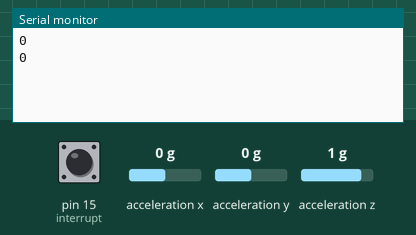
Recording of a sketch running on a simulated Arduino Uno, built with avr-gcc and run on an emulated ATmega328P. Parts: the last lines printed to the serial monitor. Wiring (inferred from the names in the program): ADXL345 accelerometer at I2C address 0x53. The inputs (shaded band) are chosen by the test bench; at power-on: pin 15 (interrupt) LOW, acceleration x 0 g, acceleration y 0 g, acceleration z 1 g.

Above: at 1.2 s.
1.3 s: pin 15 (interrupt) pulled HIGH for 1.2 s
At 2.17 s:
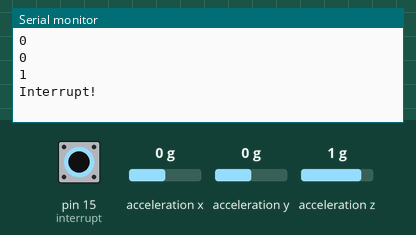
At 2.9 s:
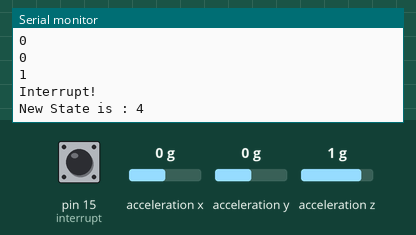

The sketch:

helper.ino
```cpp
/*
    Arduino and ADXL345 Accelerometer Tutorial
     by Dejan, https://howtomechatronics.com
*/
#include <Wire.h>  // Wire library - used for I2C communication
int ADXL345 = 0x53; // The ADXL345 sensor I2C address
int RTC = 0x68;

int state = -1; //-1 is first time startup, otherwise all other states are
int currtime = 0;

int interrupt = 15;

void setup() {
  Serial.begin(9600); // Initiate serial communication for printing the results on the Serial monitor

  pinMode(interrupt, INPUT);

  if (state == -1) {//First Time Setup:
      Wire.begin(); // Initiate the Wire library
      // Set ADXL345 in measuring mode
      Wire.beginTransmission(ADXL345); // Start communicating with the device
      Wire.write(0x2D); // Access/ talk to POWER_CTL Register - 0x2D
      // Enable measurement
      Wire.write(8); // (8dec -> 0000 1000 binary) Bit D3 High for measuring enable
      Wire.endTransmission();
      delay(10);

      // Change Range to +- 4g
      //Wire.beginTransmission(ADXL345);
      //Wire.write(0x31);
      //Wire.write(1); //(1dec -> 000 0001 binary) Bit D0 High for +-4g range, additional overhead for interrupt
      //Wire.endTransmission();
      //delay(10);

      //set interrupt activity threshold
      Wire.beginTransmission(ADXL345);
      Wire.write(0x24); //activity threshold register
      Wire.write(35); //(any change of over 50 in x y or z gets detected as interrupt)
      Wire.endTransmission();
      delay(10);

      //enable relative interrupts on all axis
      Wire.beginTransmission(ADXL345);
      Wire.write(0x27);
      Wire.write(240); //( -> 1111 0000 binary) Bit D7-4 to High to enable relative thresholding on all axis
      Wire.endTransmission();
      delay(10);

      //enable interrupts to trigger INT1
      Wire.beginTransmission(ADXL345);
      Wire.write(0x2F);
      Wire.write(0); //
      Wire.endTransmission();
      delay(10);

      //Enable Interrupts on ADXL
      Wire.beginTransmission(ADXL345);
      Wire.write(0x2E); //enable activity interrupt register
      Wire.write(20); //(20dec -> 0001 0000 binary) Bit D4 High for enabling activity interrupt
      Wire.endTransmission();
      delay(10);

      //enable RTC:
//      Wire.beginTransmission(RTC);
//      Wire.write(0); //stop Oscillator
//      //Initalize to Time = 0
//      Wire.write(0);
//      Wire.write(0);
//      Wire.write(0);
//      Wire.write(0);
//      Wire.write(0);
//      Wire.write(0);
//      Wire.write(0);
//      Wire.write(0); //start
//      Wire.endTransmission();
//      delay(10);
  }


}
void loop() {
  int buttonState = 0;
  buttonState = digitalRead(interrupt);
  Serial.println(buttonState);
  if (buttonState == HIGH){
    Serial.println("Interrupt!");
    //disable interrupt
    Wire.beginTransmission(ADXL345);
    Wire.write(0x2E); //enable activity interrupt register
    Wire.write(0); //(20dec -> 0001 0000 binary) Bit D4 High for enabling activity interrupt
    Wire.endTransmission();
    delay(10);

    //clear interrupt
    Wire.beginTransmission(ADXL345);
    Wire.write(0x30); //read interrupt source register
    Wire.endTransmission(false);
    Wire.requestFrom(ADXL345, 1,true); //clear the interrupt
    Wire.endTransmission();
    delay(10);

    //get state
    delay(100); //wait for cube to be replaced
    state = getstate();
    Serial.print("New State is : ");
    Serial.println(state);
    //currtime = gettime();
    delay(10);
    //renable interrupt
    Wire.beginTransmission(ADXL345);
    Wire.write(0x2E); //enable activity interrupt register
    Wire.write(20); //(20dec -> 0001 0000 binary) Bit D4 High for enabling activity interrupt
    Wire.endTransmission();
    delay(10);

  }
  delay(1000);
}

int b2signedint(int b){
  if ((b >> 10)&1 == 1) {
    return -((~b + 1)&1023);
  }
  return b;
}

byte bcdToDec(byte val)
{
  return ( (val/16*10) + (val%16) );
};

byte decToBcd(byte val){
// Convert normal decimal numbers to binary coded decimal
  return ( (val/10*16) + (val%10) );
};

int getstate(){
  int X_out, Y_out, Z_out;
  int state = -1;
  Wire.beginTransmission(ADXL345);
  Wire.write(0x32); // Start with register 0x32 (ACCEL_XOUT_H)
  Wire.endTransmission(false);
  Wire.requestFrom(ADXL345, 6, true); // Read 6 registers total, each axis value is stored in 2 registers
  X_out = ( Wire.read()| Wire.read() << 8); // X-axis value
  X_out = b2signedint(X_out);
  //X_out = X_out/256; //For a range of +-2g, we need to divide the raw values by 256, according to the datasheet
  Y_out = ( Wire.read()| Wire.read() << 8); // Y-axis value
  Y_out = b2signedint(Y_out);
  //Y_out = Y_out/256;
  Z_out = ( Wire.read()| Wire.read() << 8); // Z-axis value
  Z_out = b2signedint(Z_out);
  if (abs(X_out) > abs(Z_out)){
    if (abs(X_out) > abs(Y_out)) {
      if (X_out > 0) {
        state = 0;
      }
      else {
        state = 1;
      }
    }
    else {
      if (Y_out > 0) {
        state = 2;
      }
      else {
        state = 3;
      }
    }
  }
  else {
    if (abs(Z_out) > abs(Y_out)) {
      if (Z_out > 0) {
        state = 4;
      }
      else {
        state = 5;
      }
    }
    else {
      if (Y_out > 0) {
        state = 2;
      }
      else {
        state = 3;
      }
    }
  }
  return state;
}

int gettime() {
  Wire.beginTransmission(RTC);
  Wire.write(0);
  Wire.endTransmission();
  Wire.write(0);
  if (Wire.requestFrom(RTC, 7, true) == 7) {
    Serial.print(bcdToDec(Wire.read() & 0x7f));
    Serial.print(" seconds, ");
    Serial.print(bcdToDec(Wire.read()));
    Serial.print(" minutes, ");
    Serial.print(bcdToDec(Wire.read() & 0x3f));
    Serial.print(" hours, ");
    Serial.print(bcdToDec(Wire.read()));
    Serial.print(" day of week, ");
    Serial.print(bcdToDec(Wire.read()));
    Serial.print(" day, ");
    Serial.print(bcdToDec(Wire.read()));
    Serial.print(" month, ");
    Serial.print(bcdToDec(Wire.read())+2000);
    Serial.println(" year");
  }
  else{
    Serial.println(F("Failed to get RTC date and time"));
  };

  return 1;
}
```

Measured:
- after the input at 1.3 s, the serial monitor: prints a new line after 0.75 s (image 1)
